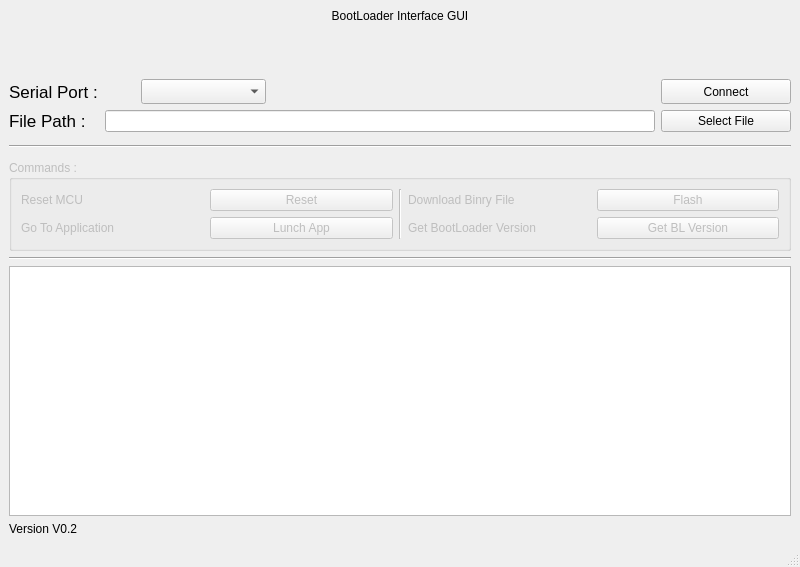
<?xml version="1.0" encoding="UTF-8"?>
<ui version="4.0">
 <author>Abdo Daood</author>
 <class>MainWindow</class>
 <widget class="QMainWindow" name="MainWindow">
  <property name="geometry">
   <rect>
    <x>0</x>
    <y>0</y>
    <width>800</width>
    <height>567</height>
   </rect>
  </property>
  <property name="minimumSize">
   <size>
    <width>800</width>
    <height>567</height>
   </size>
  </property>
  <property name="maximumSize">
   <size>
    <width>800</width>
    <height>567</height>
   </size>
  </property>
  <property name="windowTitle">
   <string>Bootloader for STM32 MCUs</string>
  </property>
  <property name="tabShape">
   <enum>QTabWidget::Rounded</enum>
  </property>
  <property name="dockNestingEnabled">
   <bool>false</bool>
  </property>
  <widget class="QWidget" name="centralwidget">
   <layout class="QVBoxLayout" name="verticalLayout_2">
    <item>
     <layout class="QHBoxLayout" name="horizontalLayout_3">
      <item>
       <widget class="QLabel" name="label">
        <property name="styleSheet">
         <string notr="true">font: 20pt &quot;Ubuntu&quot;;</string>
        </property>
        <property name="text">
         <string>BootLoader Interface GUI</string>
        </property>
        <property name="alignment">
         <set>Qt::AlignCenter</set>
        </property>
       </widget>
      </item>
     </layout>
    </item>
    <item>
     <spacer name="verticalSpacer_2">
      <property name="orientation">
       <enum>Qt::Vertical</enum>
      </property>
      <property name="sizeHint" stdset="0">
       <size>
        <width>20</width>
        <height>40</height>
       </size>
      </property>
     </spacer>
    </item>
    <item>
     <layout class="QVBoxLayout" name="verticalLayout">
      <item>
       <layout class="QHBoxLayout" name="horizontalLayout">
        <item>
         <widget class="QLabel" name="label_2">
          <property name="minimumSize">
           <size>
            <width>95</width>
            <height>0</height>
           </size>
          </property>
          <property name="maximumSize">
           <size>
            <width>95</width>
            <height>16777215</height>
           </size>
          </property>
          <property name="font">
           <font>
            <pointsize>13</pointsize>
           </font>
          </property>
          <property name="text">
           <string>Serial Port :</string>
          </property>
         </widget>
        </item>
        <item>
         <widget class="QPushButton" name="btnRefrech_2">
          <property name="minimumSize">
           <size>
            <width>25</width>
            <height>25</height>
           </size>
          </property>
          <property name="maximumSize">
           <size>
            <width>25</width>
            <height>25</height>
           </size>
          </property>
          <property name="cursor">
           <cursorShape>PointingHandCursor</cursorShape>
          </property>
          <property name="toolTip">
           <string>&lt;html&gt;&lt;head/&gt;&lt;body&gt;&lt;p&gt;Refrech Serial Ports&lt;/p&gt;&lt;/body&gt;&lt;/html&gt;</string>
          </property>
          <property name="styleSheet">
           <string notr="true">image: url(:/icons/img/refresh_64.png);</string>
          </property>
          <property name="text">
           <string/>
          </property>
          <property name="flat">
           <bool>true</bool>
          </property>
         </widget>
        </item>
        <item>
         <widget class="QComboBox" name="cbxSerials">
          <property name="minimumSize">
           <size>
            <width>125</width>
            <height>25</height>
           </size>
          </property>
          <property name="maximumSize">
           <size>
            <width>125</width>
            <height>16777215</height>
           </size>
          </property>
         </widget>
        </item>
        <item>
         <spacer name="horizontalSpacer">
          <property name="orientation">
           <enum>Qt::Horizontal</enum>
          </property>
          <property name="sizeHint" stdset="0">
           <size>
            <width>40</width>
            <height>20</height>
           </size>
          </property>
         </spacer>
        </item>
        <item>
         <widget class="QPushButton" name="btnConnect">
          <property name="minimumSize">
           <size>
            <width>130</width>
            <height>0</height>
           </size>
          </property>
          <property name="maximumSize">
           <size>
            <width>130</width>
            <height>25</height>
           </size>
          </property>
          <property name="toolTip">
           <string>&lt;html&gt;&lt;head/&gt;&lt;body&gt;&lt;p&gt;Connect to the &lt;span style=&quot; font-weight:600;&quot;&gt;serial port&lt;/span&gt;.&lt;/p&gt;&lt;/body&gt;&lt;/html&gt;</string>
          </property>
          <property name="styleSheet">
           <string notr="true">background-color: rgb(205, 255, 255);
color: rgb(0, 0, 0);
\background-color: rgb(51, 209, 122);
\color: rgb(255, 0, 0);</string>
          </property>
          <property name="text">
           <string>Connect</string>
          </property>
          <property name="isConnected" stdset="0">
           <bool>false</bool>
          </property>
         </widget>
        </item>
       </layout>
      </item>
      <item>
       <layout class="QHBoxLayout" name="horizontalLayout_2">
        <item>
         <widget class="QLabel" name="label_3">
          <property name="minimumSize">
           <size>
            <width>90</width>
            <height>0</height>
           </size>
          </property>
          <property name="maximumSize">
           <size>
            <width>90</width>
            <height>16777215</height>
           </size>
          </property>
          <property name="font">
           <font>
            <pointsize>13</pointsize>
           </font>
          </property>
          <property name="text">
           <string>File Path :</string>
          </property>
         </widget>
        </item>
        <item>
         <widget class="QLineEdit" name="txtFilepath">
          <property name="readOnly">
           <bool>true</bool>
          </property>
         </widget>
        </item>
        <item>
         <widget class="QPushButton" name="btnFile">
          <property name="minimumSize">
           <size>
            <width>130</width>
            <height>0</height>
           </size>
          </property>
          <property name="maximumSize">
           <size>
            <width>130</width>
            <height>16777215</height>
           </size>
          </property>
          <property name="text">
           <string>Select File</string>
          </property>
         </widget>
        </item>
       </layout>
      </item>
     </layout>
    </item>
    <item>
     <widget class="Line" name="line_4">
      <property name="minimumSize">
       <size>
        <width>0</width>
        <height>16</height>
       </size>
      </property>
      <property name="orientation">
       <enum>Qt::Horizontal</enum>
      </property>
     </widget>
    </item>
    <item>
     <widget class="QGroupBox" name="gbxCommands">
      <property name="enabled">
       <bool>false</bool>
      </property>
      <property name="title">
       <string>Commands :</string>
      </property>
      <layout class="QVBoxLayout" name="verticalLayout_3">
       <item>
        <layout class="QHBoxLayout" name="horizontalLayout_5">
         <item>
          <layout class="QGridLayout" name="gridLayout">
           <item row="0" column="0">
            <widget class="QLabel" name="label_5">
             <property name="text">
              <string>Reset MCU</string>
             </property>
            </widget>
           </item>
           <item row="1" column="0">
            <widget class="QLabel" name="label_4">
             <property name="text">
              <string>Go To Application</string>
             </property>
            </widget>
           </item>
           <item row="0" column="1">
            <widget class="QPushButton" name="btnResetMCU">
             <property name="text">
              <string>Reset</string>
             </property>
            </widget>
           </item>
           <item row="1" column="1">
            <widget class="QPushButton" name="btnLunchApp">
             <property name="text">
              <string>Lunch App</string>
             </property>
            </widget>
           </item>
          </layout>
         </item>
         <item>
          <widget class="Line" name="line_2">
           <property name="orientation">
            <enum>Qt::Vertical</enum>
           </property>
          </widget>
         </item>
         <item>
          <layout class="QGridLayout" name="gridLayout_2">
           <item row="1" column="1">
            <widget class="QPushButton" name="btnGetBLVersion">
             <property name="text">
              <string>Get BL Version</string>
             </property>
            </widget>
           </item>
           <item row="1" column="0">
            <widget class="QLabel" name="label_7">
             <property name="text">
              <string>Get BootLoader Version</string>
             </property>
            </widget>
           </item>
           <item row="0" column="1">
            <widget class="QPushButton" name="btnFlash">
             <property name="text">
              <string>Flash</string>
             </property>
            </widget>
           </item>
           <item row="0" column="0">
            <widget class="QLabel" name="label_6">
             <property name="text">
              <string>Download Binry File</string>
             </property>
            </widget>
           </item>
          </layout>
         </item>
        </layout>
       </item>
      </layout>
     </widget>
    </item>
    <item>
     <widget class="Line" name="line">
      <property name="orientation">
       <enum>Qt::Horizontal</enum>
      </property>
     </widget>
    </item>
    <item>
     <widget class="QPlainTextEdit" name="txtConsole">
      <property name="minimumSize">
       <size>
        <width>500</width>
        <height>250</height>
       </size>
      </property>
      <property name="readOnly">
       <bool>true</bool>
      </property>
     </widget>
    </item>
    <item>
     <widget class="QLabel" name="lblVersion">
      <property name="text">
       <string>Version V0.2</string>
      </property>
     </widget>
    </item>
   </layout>
  </widget>
  <widget class="QMenuBar" name="menubar">
   <property name="geometry">
    <rect>
     <x>0</x>
     <y>0</y>
     <width>800</width>
     <height>22</height>
    </rect>
   </property>
  </widget>
  <widget class="QStatusBar" name="statusbar"/>
 </widget>
 <resources/>
 <connections/>
</ui>
